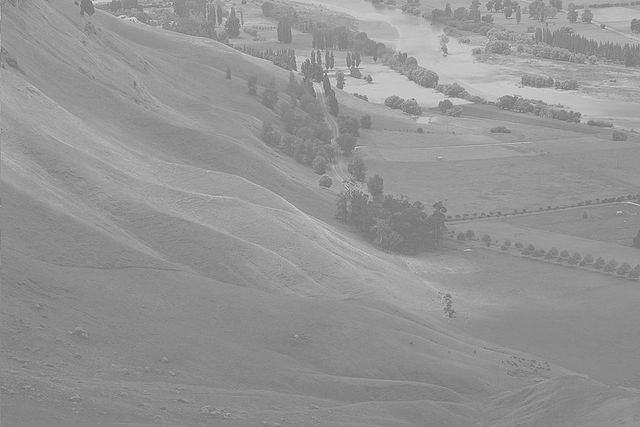
#> input picture dataVisualisation/dataset/640px-Unequalized_Hawkes_Bay_NZ.jpg, 640 x 427 px, found by its file name
$ python 7_CDFfromImageHist.py   (older library calls are emulated)
#> lines starting #> are read from the running program, lines starting #| are printed output that depends on the picture
# CDF: Cumulative Distribution Function
# PDF: Probability Density Function
import matplotlib.pyplot as plt
image = plt.imread('/Users/apple/desktop/dataVisualisation/dataset/640px-Unequalized_Hawkes_Bay_NZ.jpg')
#> image is the input picture: shape (427, 640); min 104, max 230, mean 148

# display image on top of subplot using color map 'gray'
plt.subplot(2,1,1)
plt.imshow(image, cmap='gray')
plt.title('Original Image')
plt.axis('off')

# flattening image into 1 dimention: pixels
pixels = image.flatten()

# display a hist of pixels  in the bottom plot
plt.subplot(2,1,2)
pdf = plt.hist(pixels, bins=64, range=(0,256), alpha=0.4, color='red', normed=False)
plt.grid('off')
# call plt.twinx() to overlay PDF in the
plt.twinx()
#plot CDF
cdf = plt.hist(pixels, bins=64, range=(0,256), alpha=0.4, color='blue', cumulative=True, normed=True)

plt.xlim((0,256))
plt.grid('off')
plt.title('PDF & CDF (original image)')
plt.show()
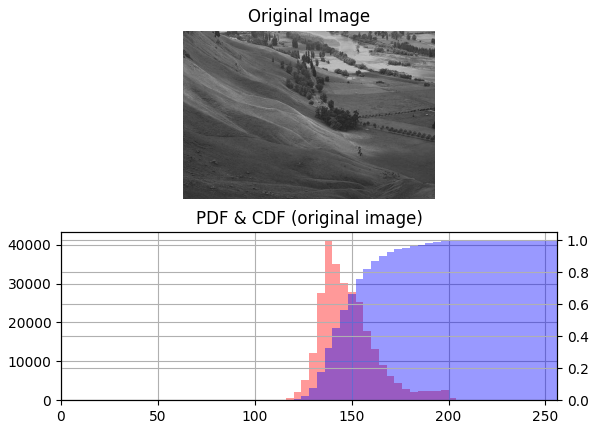
#> figure drawn by matplotlib, 3 panels; panel 2: tallest bar 41175 high, from x = 136 to 140


# [28 lines of commented-out code are left out]
